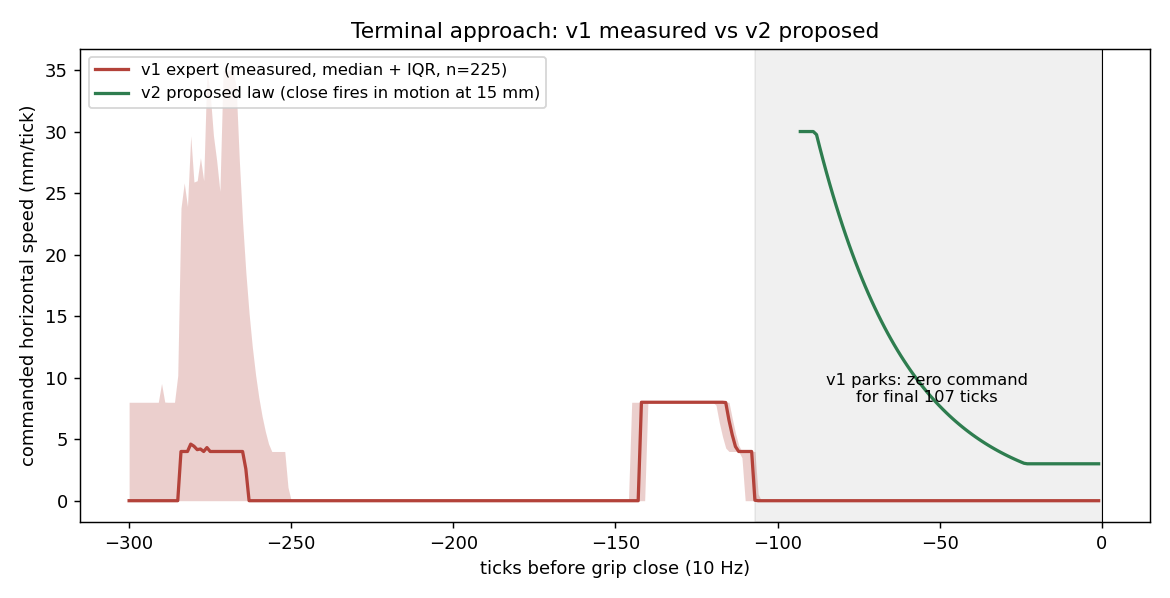

Reproduce this figure in Python.
"""terminal_profile.py -- v2 sign-off artefact 3: the current vs proposed
terminal approach, as commanded along-approach speed against ticks before
grip close.

Current profile: measured from the dataset (median + IQR across all 225
pick episodes, aligned to the grip-close tick). Proposed v2 expert law:
proportional closure with a floor and close-in-motion --

    v(t) = clip(0.35 * d(t) / FPS, 3 mm/tick, 30 mm/tick)
    grip fires at d <= 15 mm, WITHOUT stopping first

so commanded motion is non-zero at every tick through the close. The v1
window this must beat: zero commanded horizontal motion for the final
104-117 ticks (parking_window.py).

usage: python terminal_profile.py <dataset_dir> <out.png>
"""
import glob, sys
import numpy as np, pandas as pd
import matplotlib; matplotlib.use("Agg")
import matplotlib.pyplot as plt

ds, out = sys.argv[1], sys.argv[2]
files = sorted(glob.glob(ds + "/data/**/*.parquet", recursive=True))
df = pd.concat(pd.read_parquet(f, columns=["episode_index","task_index","action"]) for f in files)
W = 300
prof = []
for ep, g in df[df.task_index.isin([0,1])].groupby("episode_index"):
    act = np.stack(g["action"].to_numpy())
    grip = act[:,6]
    cr = np.where((grip[1:] < 0.9) & (grip[:-1] >= 0.9))[0] + 1
    if len(cr)==0 or cr[-1] < W: continue
    tg = int(cr[-1])
    prof.append(np.linalg.norm(act[tg-W:tg,0:2],axis=1))
P = np.stack(prof)*1000
med, lo, hi = np.median(P,0), np.quantile(P,.25,0), np.quantile(P,.75,0)

# proposed law simulated from d0 = 1.0 m
d, v2 = 1.0, []
while d > 0.015:
    v = float(np.clip(0.35*d/10, 0.003, 0.030)); v2.append(v*1000); d -= v
t2 = np.arange(-len(v2),0)

fig, ax = plt.subplots(figsize=(9,4.6))
t = np.arange(-W,0)
ax.fill_between(t, lo, hi, alpha=.25, color="#b3423a", lw=0)
ax.plot(t, med, color="#b3423a", lw=1.8, label="v1 expert (measured, median + IQR, n=%d)" % len(P))
ax.plot(t2, v2, color="#2e7d4f", lw=1.8, label="v2 proposed law (close fires in motion at 15 mm)")
ax.axvspan(-107, 0, color="k", alpha=.06)
ax.annotate("v1 parks: zero command\nfor final 107 ticks", xy=(-54,8), ha="center", fontsize=9)
ax.axvline(0, color="k", lw=.6)
ax.set_xlabel("ticks before grip close (10 Hz)")
ax.set_ylabel("commanded horizontal speed (mm/tick)")
ax.set_title("Terminal approach: v1 measured vs v2 proposed")
ax.legend(loc="upper left", fontsize=9)
fig.tight_layout(); fig.savefig(out, dpi=130)
print("episodes with >=300 pre-close ticks:", len(P))
print("v2 law: %d ticks from 1.0 m to close, min speed %.1f mm/tick, never zero" % (len(v2), min(v2)))
print("plot ->", out)
